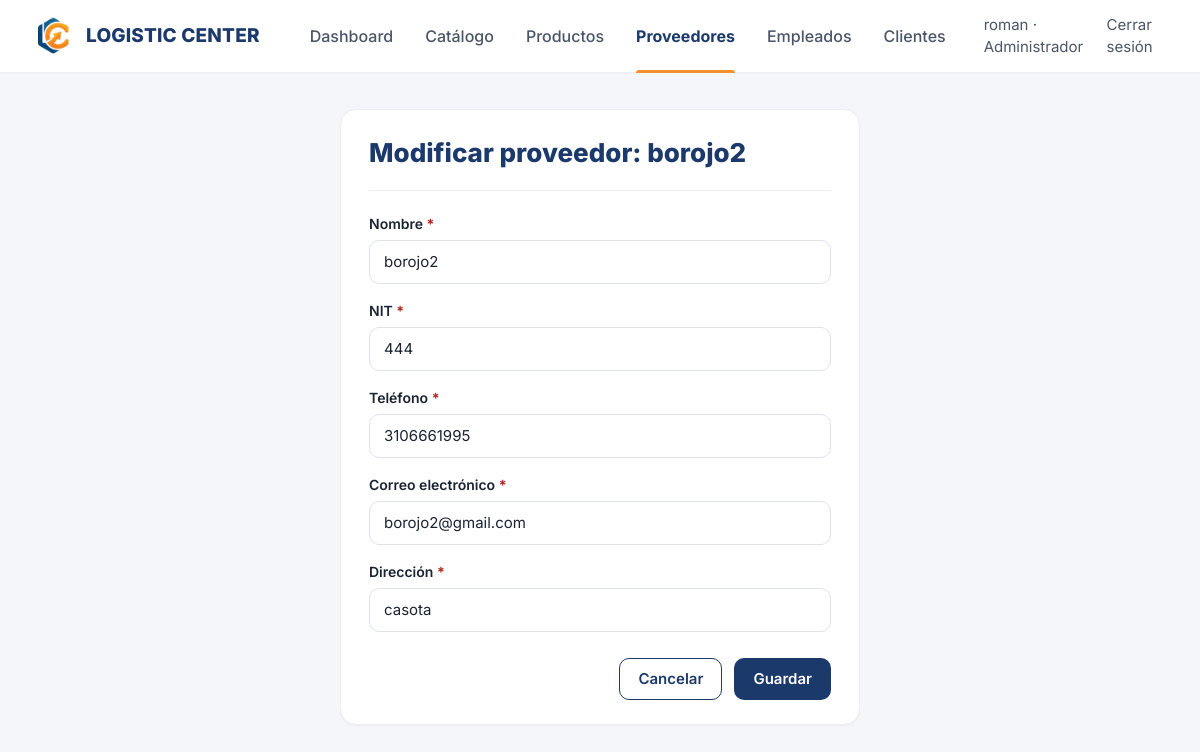
The page /proveedores/1/modificar/ (signed in) on the database its author committed.
### usuarios/models.py (models this page shows, shortened)
class Usuario(AbstractUser):
    user_id = models.AutoField(primary_key=True)
    email = models.EmailField(
        'correo electrónico',
        unique=True,
        error_messages={'unique': 'Ya existe un usuario registrado con este correo electrónico.'},
    )
    USERNAME_FIELD = 'username'
    REQUIRED_FIELDS = ['email']
    class Meta:
        db_table = 'usuarios'
        verbose_name = 'Usuario'
        verbose_name_plural = 'Usuarios'

### inventario/models.py (models this page shows, shortened)
class Proveedor(models.Model):
    nombre = models.CharField(max_length=150)
    nit = models.CharField('NIT', max_length=30, unique=True)
    telefono = models.CharField('teléfono', max_length=30)
    email = models.EmailField('correo electrónico')
    direccion = models.CharField('dirección', max_length=255)
    fecha_registro = models.DateTimeField(auto_now_add=True)
    class Meta:
        ordering = ['nombre']
        verbose_name = 'Proveedor'
        verbose_name_plural = 'Proveedores'

### inventario/views.py (the view)
# urls.py: path('proveedores/<int:pk>/modificar/', views.ModificarProveedorView, name='modificar_proveedor'),
@solo_staff
def ModificarProveedorView(request, pk):
    proveedor = get_object_or_404(Proveedor, pk=pk)
    return _vista_formulario(
        request, ProveedorForm, f'Modificar proveedor: {proveedor.nombre}',
        'listar_proveedores', 'Proveedor modificado correctamente.',
        instancia=proveedor,
    )

### inventario/forms.py (shortened to what this page needs)
class ProveedorForm(EstiloBootstrapMixin, forms.ModelForm):
    class Meta:
        model = Proveedor
        fields = ('nombre', 'nit', 'telefono', 'email', 'direccion')

### inventario/views.py (called while the page is built)
def solo_staff(vista):
    return login_required(user_passes_test(lambda u: u.is_staff)(vista))

def _vista_formulario(request, form_class, titulo, volver, mensaje_ok, instancia=None):
    if request.method == 'POST':
        form = form_class(request.POST, instance=instancia)
        if form.is_valid():
            form.save()
            messages.success(request, mensaje_ok)
            return redirect(volver)
        messages.error(request, 'No fue posible guardar. Verifique los datos ingresados.')
    else:
        form = form_class(instance=instancia)
    return render(request, 'inventario/formulario.html', {
        'form': form,
        'titulo': titulo,
        'volver_url': reverse(volver),
    })

### inventario/templates/inventario/formulario.html (shortened to what this page needs)
{% extends 'base.html' %}
{% block page_class %}page--narrow{% endblock %}
{% block content %}
<section class="card form-card">
    <header class="form-card__head">
        <div>
            <h1>{{ titulo }}</h1>
        </div>
    </header>
    <form method="post" novalidate>
        <section class="section" style="border-bottom:0;">
            {% for campo in form %}
                {% include 'components/campo.html' with campo=campo %}
            {% endfor %}
        </section>
        <div class="form-actions" style="padding-top:4px;">
            <a class="btn btn--outline" href="{{ volver_url }}">Cancelar</a>
            <button class="btn btn--primary" type="submit">Guardar</button>
        </div>
    </form>
</section>
{% endblock %}

### main/templates/base.html (shortened to what this page needs)
{% load static %}<!DOCTYPE html>
<html lang="es">
<head>
    <link rel="stylesheet" href="{% static 'css/app.css' %}">
</head>
<body>
    <header class="topbar">
        <div class="topbar__inner">
            <a class="brand" href="{% if user.is_authenticated %}{% url 'dashboard' %}{% else %}{% url 'bienvenida' %}{% endif %}">
                <img class="brand__mark" src="{% static 'img/isotipo_v1.png' %}" alt="">
                <span class="brand__name">Logistic Center</span>
            </a>
            <nav class="menu" id="menu" aria-label="Principal">
                {% if user.is_authenticated %}
                {% with url_name=request.resolver_match.url_name %}
                <ul class="menu__links">
                    <li><a class="menu__link" href="{% url 'dashboard' %}" {% if url_name == 'dashboard' %}aria-current="page"{% endif %}>Dashboard</a></li>
                    <li><a class="menu__link" href="{% url 'catalogo' %}" {% if url_name == 'catalogo' or url_name == 'detalle_producto' %}aria-current="page"{% endif %}>Catálogo</a></li>
                    {% if user.is_staff %}
                    <li><a class="menu__link" href="{% url 'listar_productos' %}" >Productos</a></li>
                    <li><a class="menu__link" href="{% url 'listar_proveedores' %}" {% if url_name == 'listar_proveedores' or url_name == 'registrar_proveedor' or url_name == 'modificar_proveedor' or url_name == 'detalle_proveedor' or url_name == 'modificar_producto_proveedor' %}aria-current="page"{% endif %}>Proveedores</a></li>
                    <li><a class="menu__link" href="{% url 'listar_empleados' %}" >Empleados</a></li>
                    <li><a class="menu__link" href="{% url 'listar_clientes' %}" {% if url_name == 'listar_clientes' or url_name == 'registrar_cliente' or url_name == 'modificar_cliente' %}aria-current="page"{% endif %}>Clientes</a></li>
                    {% endif %}
                </ul>
                {% endwith %}
                <div class="menu__side">
                    <span>{{ user.username }} · {% if user.is_superuser %}Administrador{% elif user.is_staff %}Empleado{% else %}Cliente{% endif %}</span>
                    <a class="menu__logout" href="{% url 'logout' %}" data-open-modal="modal-logout">Cerrar sesión</a>
                </div>
                {% else %}
                <div class="menu__side">
                    <a class="menu__logout" href="{% url 'login' %}">Iniciar sesión</a>
                </div>
                {% endif %}
            </nav>
        </div>
    </header>
    <main class="page {% block page_class %}{% endblock %}" id="contenido">
        {% block content %}{% endblock %}
    </main>
</body>
</html>

### main/templates/components/campo.html (shortened to what this page needs)
<div class="field{% if campo.errors %} field--error{% endif %}">
    <label class="label" for="{{ campo.id_for_label }}">{{ campo.label }}{% if campo.field.required and not campo.field.disabled %} <span class="req" aria-hidden="true">*</span>{% endif %}</label>
    {{ campo }}
</div>

### main/static/css/app.css (style rules this page uses)
:root { --navy: #1b3a6b; --navy-700: #142d54; --orange: #f4912d; --bg: #f4f6fa; --surface: #ffffff; --text: #1b2333; --muted: #5b6678; --line: #dde2eb; --line-soft: #ebeef4; --blue-tint: #e3eaf6; --orange-tint: #fde7cf; --orange-ink: #8a4b0c; --green-tint: #ddf3e4; --green-ink: #1e6b3c; --gray-tint: #e8ebf1; --gray-ink: #4a5568; --danger: #b3261e; --danger-700: #8f1d17; --danger-tint: #fde8e6; --toast: #1a6640; --overlay: rgba(32, 41, 58, 0.78); --radius: 10px; --radius-lg: 16px; --font: Inter, "Segoe UI", system-ui, -apple-system, "Helvetica Neue", Arial, sans-serif; }
*, *::before, *::after { box-sizing: border-box; }
html { -webkit-text-size-adjust: 100%; }
body { margin: 0; min-height: 100vh; display: flex; flex-direction: column; background: var(--bg); color: var(--text); font: 400 15px/1.5 var(--font); }
h1, h2, h3, p, dl, dd, figure { margin: 0; }
a { color: var(--navy); }
img { max-width: 100%; }
.topbar { position: sticky; top: 0; z-index: 30; background: var(--surface); border-bottom: 1px solid var(--line-soft); }
.topbar__inner { max-width: 1240px; margin: 0 auto; padding: 0 32px; min-height: 72px; display: flex; align-items: center; gap: 36px; }
.brand { display: flex; align-items: center; gap: 12px; flex: none; color: var(--navy); text-decoration: none; }
.brand__mark { width: 42px; height: 42px; object-fit: contain; }
.brand__name { font-size: 19px; font-weight: 800; letter-spacing: 0.01em; text-transform: uppercase; }
.menu { flex: 1; display: flex; align-items: center; align-self: stretch; gap: 24px; }
.menu__links { display: flex; gap: 4px; margin: 0; padding: 0; list-style: none; align-self: stretch; }
.menu__links li { display: flex; }
.menu__link { position: relative; display: flex; align-items: center; padding: 0 14px; color: #4a5568; font-size: 16px; font-weight: 500; text-decoration: none; transition: color 0.15s; }
.menu__link[aria-current="page"] { color: var(--navy); font-weight: 700; }
.menu__link[aria-current="page"]::after { content: ""; position: absolute; left: 14px; right: 14px; bottom: -1px; height: 3px; border-radius: 3px 3px 0 0; background: var(--orange); }
.menu__side { margin-left: auto; display: flex; align-items: center; gap: 22px; color: #4a5568; font-size: 15px; }
.menu__logout { color: #4a5568; font-size: 15px; text-decoration: none; background: none; border: 0; padding: 0; cursor: pointer; font-family: inherit; }
.page { width: 100%; max-width: 1240px; margin: 0 auto; padding: 36px 32px 64px; flex: 1; }
.page--narrow { max-width: 584px; }
.btn { display: inline-flex; align-items: center; justify-content: center; gap: 8px; min-height: 42px; padding: 8px 18px; border: 1px solid transparent; border-radius: var(--radius); font: 600 15px/1.2 var(--font); text-decoration: none; cursor: pointer; transition: background-color 0.15s, border-color 0.15s, color 0.15s; }
.btn--primary { background: var(--navy); color: #fff; }
.btn--outline { background: #fff; color: var(--navy); border-color: var(--navy); }
.input, .form-control, .form-select { width: 100%; min-height: 44px; padding: 10px 14px; border: 1px solid var(--line); border-radius: var(--radius); background: #fff; color: var(--text); font: 400 15px/1.4 var(--font); transition: border-color 0.15s, box-shadow 0.15s; }
.input::placeholder, .form-control::placeholder { color: #7c8697; }
.field { margin-bottom: 16px; }
.field:last-child { margin-bottom: 0; }
.label { display: block; margin-bottom: 6px; font-size: 14px; font-weight: 600; }
.req { color: var(--danger); font-weight: 700; }
.card { background: var(--surface); border: 1px solid var(--line-soft); border-radius: var(--radius-lg); box-shadow: 0 1px 2px rgba(27, 35, 51, 0.04); }
.form-card { padding: 28px 28px 24px; }
.form-card__head { display: flex; align-items: center; gap: 16px; padding-bottom: 22px; border-bottom: 1px solid var(--line-soft); }
.form-card__head h1 { font-size: 26px; line-height: 1.15; font-weight: 800; color: var(--navy); }
.section { padding: 22px 0; border-bottom: 1px solid var(--line-soft); }
.form-actions { display: flex; justify-content: flex-end; gap: 12px; padding-top: 22px; }

### rows shown on the page
Usuario: username "roman"
Proveedor: form "borojo2" "444" "3106661995" "borojo2@gmail.com" "casota"

### other values the page prints
{{ titulo }} "Modificar proveedor: borojo2"
{{ campo.label }} "Nombre" "NIT" "Teléfono" "Correo electrónico" "Dirección"
